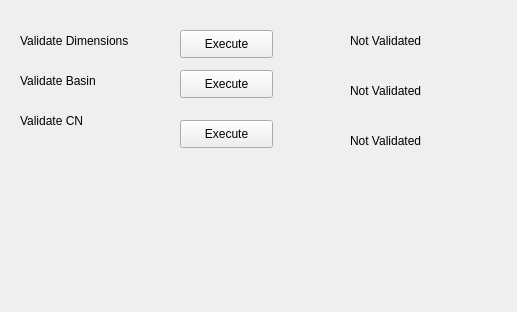
                     <widget class="QWidget" name="scrollAreaWidgetContents_6">
                      <property name="geometry">
                       <rect>
                        <x>0</x>
                        <y>0</y>
                        <width>517</width>
                        <height>312</height>
                       </rect>
                      </property>
                      <widget class="QLabel" name="label_12">
                       <property name="geometry">
                        <rect>
                         <x>20</x>
                         <y>30</y>
                         <width>121</width>
                         <height>21</height>
                        </rect>
                       </property>
                       <property name="text">
                        <string>Validate Dimensions</string>
                       </property>
                      </widget>
                      <widget class="QPushButton" name="pbtn1_pg_3">
                       <property name="geometry">
                        <rect>
                         <x>180</x>
                         <y>30</y>
                         <width>93</width>
                         <height>28</height>
                        </rect>
                       </property>
                       <property name="text">
                        <string>Execute</string>
                       </property>
                      </widget>
                      <widget class="QLabel" name="label_13">
                       <property name="geometry">
                        <rect>
                         <x>350</x>
                         <y>30</y>
                         <width>121</width>
                         <height>21</height>
                        </rect>
                       </property>
                       <property name="text">
                        <string>Not Validated</string>
                       </property>
                      </widget>
                      <widget class="QLabel" name="label_16">
                       <property name="geometry">
                        <rect>
                         <x>20</x>
                         <y>70</y>
                         <width>121</width>
                         <height>21</height>
                        </rect>
                       </property>
                       <property name="text">
                        <string>Validate Basin</string>
                       </property>
                      </widget>
                      <widget class="QPushButton" name="pbtn2_pg_3">
                       <property name="geometry">
                        <rect>
                         <x>180</x>
                         <y>70</y>
                         <width>93</width>
                         <height>28</height>
                        </rect>
                       </property>
                       <property name="text">
                        <string>Execute</string>
                       </property>
                      </widget>
                      <widget class="QLabel" name="label_17">
                       <property name="geometry">
                        <rect>
                         <x>350</x>
                         <y>80</y>
                         <width>121</width>
                         <height>21</height>
                        </rect>
                       </property>
                       <property name="text">
                        <string>Not Validated</string>
                       </property>
                      </widget>
                      <widget class="QLabel" name="label_18">
                       <property name="geometry">
                        <rect>
                         <x>20</x>
                         <y>110</y>
                         <width>121</width>
                         <height>21</height>
                        </rect>
                       </property>
                       <property name="text">
                        <string>Validate CN</string>
                       </property>
                      </widget>
                      <widget class="QPushButton" name="pbtn3_pg_3">
                       <property name="geometry">
                        <rect>
                         <x>180</x>
                         <y>120</y>
                         <width>93</width>
                         <height>28</height>
                        </rect>
                       </property>
                       <property name="text">
                        <string>Execute</string>
                       </property>
                      </widget>
                      <widget class="QLabel" name="label_19">
                       <property name="geometry">
                        <rect>
                         <x>350</x>
                         <y>130</y>
                         <width>121</width>
                         <height>21</height>
                        </rect>
                       </property>
                       <property name="text">
                        <string>Not Validated</string>
                       </property>
                      </widget>
                     </widget>
